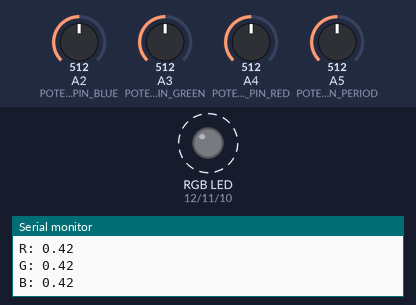
Recording of a program running on a simulated Arduino Uno, built with avr-gcc and run on an emulated ATmega328P. Shown: an RGB LED mixed from three pins (HIGH = lit), the last lines printed to the serial monitor. Dashed ring = blinking. The test bench sets the inputs (shaded band); at power-on: A5 (POTENTIOMETER_PIN_PERIOD) = 512, A2 (POTENTIOMETER_PIN_BLUE) = 512, A3 (POTENTIOMETER_PIN_GREEN) = 512, A4 (POTENTIOMETER_PIN_RED) = 512. Dim RGB values are drawn brighter than linear.

Above: at 0.77 s.
1.3 s: A5 (POTENTIOMETER_PIN_PERIOD) set to 306
At 2.01 s:
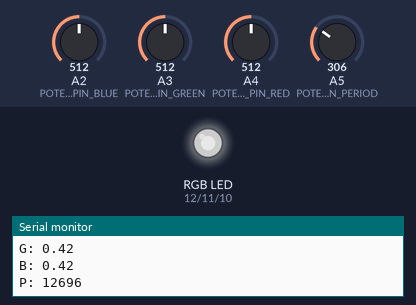
4.3 s: A2 (POTENTIOMETER_PIN_BLUE) set to 716
At 5.51 s:
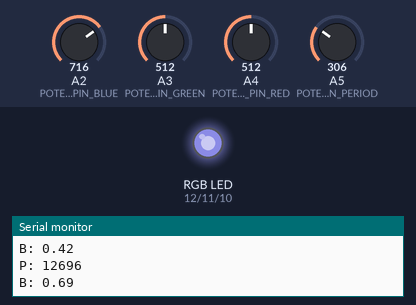
7.3 s: A3 (POTENTIOMETER_PIN_GREEN) set to 716
At 7.57 s:
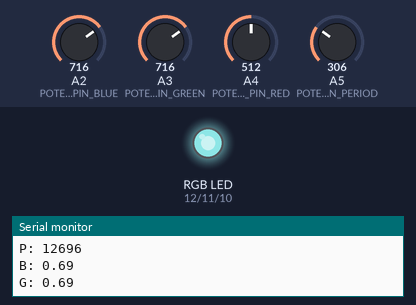
10.3 s: A4 (POTENTIOMETER_PIN_RED) set to 716
13.3 s: A5 (POTENTIOMETER_PIN_PERIOD) set to 716
15.1 s: A2 (POTENTIOMETER_PIN_BLUE) set to 992
At 15.8 s:
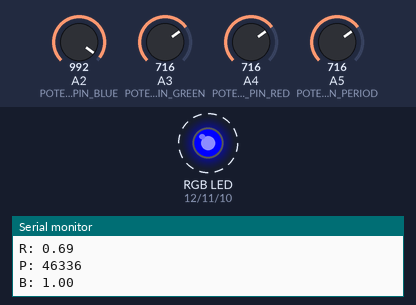
Timing chart, 0 to 65.6 s (numbered marks = the images above; inputs shaded):
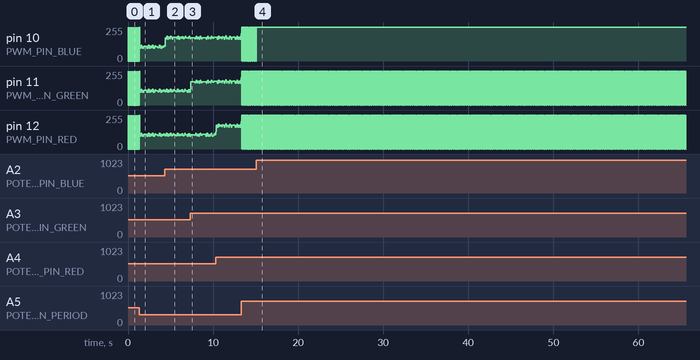

The program:

main.cpp
```cpp
#include "Arduino.h"
#include <config/LaserConfig.h>

void setup() {
	Serial.begin(9600);
}

void loop() {
	timmerPotentiometer.loop();
	redPotentiometer.loop();
	greenPotentiometer.loop();
	bluePotentiometer.loop();
	pwmController.loop();
}
```

PwmChannelPotentiometerCallback.cpp
```cpp
#include <controller/PwmChannelPotentiometerCallback.h>

PwmChannelPotentiometerCallback::PwmChannelPotentiometerCallback(Pwm* pwm, PwmChannel channel): pwm(pwm), channel(channel) {
}

void PwmChannelPotentiometerCallback::onChange(float value) {
    pwm->setDutyCycle(channel, value);
}
```

PwmChannelPotentiometerCallback.h
```cpp
#ifndef LASER_CONTROLLER_POTENTIOMETER_PWM_CHANNEL
#define LASER_CONTROLLER_POTENTIOMETER_PWM_CHANNEL

#include <hardware/PotentiometerCallback.h>
#include <pwm/Pwm.h>

class PwmChannelPotentiometerCallback: public PotentiometerCallback {
public:
    PwmChannelPotentiometerCallback(Pwm* pwm, PwmChannel channel);
	void onChange(float value);
private:
    Pwm* pwm;
    PwmChannel channel;
};

#endif
```

PwmTimerPotentiometerCallback.cpp
```cpp
#include <controller/PwmTimerPotentiometerCallback.h>

PwmTimerPotentiometerCallback::PwmTimerPotentiometerCallback(unsigned int minPeriod, unsigned int maxPeriod, Pwm* pwm):
    minPeriod(minPeriod), maxPeriod(maxPeriod), pwm(pwm) {
}

void PwmTimerPotentiometerCallback::onChange(float value) {
    pwm->setPeriod((maxPeriod-minPeriod)*value + minPeriod);
}
```

PwmTimerPotentiometerCallback.h
```cpp
#ifndef LASER_CONTROLLER_POTENTIOMETER_PWM
#define LASER_CONTROLLER_POTENTIOMETER_PWM

#include <hardware/PotentiometerCallback.h>
#include <pwm/Pwm.h>

class PwmTimerPotentiometerCallback: public PotentiometerCallback {
public:
    PwmTimerPotentiometerCallback(unsigned int minPeriod, unsigned int maxPeriod, Pwm* pwm);
	void onChange(float value);
private:
    unsigned int minPeriod;
    unsigned int maxPeriod;
    Pwm* pwm;
};

#endif
```

Potentiometer.cpp
```cpp
#include <Arduino.h>
#include <hardware/Potentiometer.h>

const int POTENTIOMETER_TOLERANCE = 30;

Potentiometer::Potentiometer(int offSignal, int onSignal, uint8_t apin, PotentiometerCallback* callback)
    : offSignal(offSignal), onSignal(onSignal), apin(apin), callback(callback) {
}

void Potentiometer::loop() {
    int val = analogRead(this->apin);
    if(abs(last-val) < POTENTIOMETER_TOLERANCE) {
        return;
    }

    last = val;

    if(val < offSignal) {
        callback->onChange(0.0);
        return;
    } else if(val > onSignal) {
        callback->onChange(1.0);
        return;
    }

    float fvalue = (val-offSignal) / (float)(onSignal-offSignal);
    callback->onChange(fvalue);
}
```

Potentiometer.h
```cpp
#ifndef LASER_CONTROLLER_HARWARE_POTENTIOMETER
#define LASER_CONTROLLER_HARWARE_POTENTIOMETER

#include <hardware/PotentiometerCallback.h>

class Potentiometer {
public:
    Potentiometer(int offSignal, int onSignal, uint8_t apin, PotentiometerCallback* callback);
    void loop();
private:
    int last;
    int offSignal;
    int onSignal;
    uint8_t apin;
    PotentiometerCallback* callback;
};

#endif
```

PotentiometerCallback.h
```cpp
#ifndef LASER_CONTROLLER_HARWARE_POTENTIOMETER_CALLBACK
#define LASER_CONTROLLER_HARWARE_POTENTIOMETER_CALLBACK

class PotentiometerCallback {
public:
    virtual void onChange(float value) = 0;
};

#endif
```

Switch.cpp
```cpp
#include <Arduino.h>
#include <hardware/Switch.h>

Switch::Switch(const uint8_t pin): pin(pin) {
    pinMode(pin, INPUT);
}

bool Switch::isOn() {
    return digitalRead(pin);
}
```

Switch.h
```cpp
#ifndef LASER_CONTROLLER_HARWARE_SWITCH
#define LASER_CONTROLLER_HARWARE_SWITCH

class Switch {
public:
    Switch(const uint8_t pin);
    bool isOn();
private:
    const uint8_t pin;
};

#endif
```

Pwm.cpp
```cpp
#include <Arduino.h>
#include <pwm/Pwm.h>

Pwm::Pwm(unsigned int period): period(period), currentPeriodUnits(0) {
}

void Pwm::loop() {
    currentPeriodUnits = micros() % period;
}

void Pwm::setPeriod(unsigned int period) {
    if(this->period==period) {
        return;
    }

    Serial.print("P: ");
    Serial.println(period);

    this->period = period;

    // recalc dudty units
    redDutyUnits = toDutyUnits(redDutyCycle);
    greenDutyUnits = toDutyUnits(greenDutyCycle);
    blueDutyUnits = toDutyUnits(blueDutyCycle);
}

unsigned int Pwm::getPeriod() {
    return period;
}

void Pwm::setDutyCycle(PwmChannel channel, float dutyCycle) {
    switch(channel) {
    case RED:
        setDutyCycleRed(dutyCycle);
        break;
    case GREEN:
        setDutyCycleGreen(dutyCycle);
        break;
    case BLUE:
        setDutyCycleBlue(dutyCycle);
        break;
    }
}

void Pwm::setDutyCycleRed(float dutyCycle) {
    if(redDutyCycle==dutyCycle) {
        return;
    }

    Serial.print("R: ");
    Serial.println(dutyCycle);

    this->redDutyCycle = dutyCycle;
    this->redDutyUnits = toDutyUnits(dutyCycle);
}

void Pwm::setDutyCycleGreen(float dutyCycle) {
    if(greenDutyCycle==dutyCycle) {
        return;
    }

    Serial.print("G: ");
    Serial.println(dutyCycle);

    this->greenDutyCycle = dutyCycle;
    this->greenDutyUnits = toDutyUnits(dutyCycle);
}

void Pwm::setDutyCycleBlue(float dutyCycle) {
    if(blueDutyCycle==dutyCycle) {
        return;
    }

    Serial.print("B: ");
    Serial.println(dutyCycle);

    this->blueDutyCycle = dutyCycle;
    this->blueDutyUnits = toDutyUnits(dutyCycle);
}

bool Pwm::isSignalHigh(PwmChannel channel) {
    switch(channel) {
    case RED:
        return isSignalHighRed();
    case GREEN:
        return isSignalHighGreen();
    case BLUE:
        return isSignalHighBlue();
    }
    return false;
}

bool Pwm::isSignalHighRed() {
    return isSignalHigh(this->redDutyUnits);
}

bool Pwm::isSignalHighGreen() {
    return isSignalHigh(this->greenDutyUnits);
}

bool Pwm::isSignalHighBlue() {
    return isSignalHigh(this->blueDutyUnits);
}

bool Pwm::isSignalHigh(unsigned int dutyUnits) {
    return dutyUnits!=0 && currentPeriodUnits <= dutyUnits;
}

unsigned int Pwm::toDutyUnits(float dutyCycle) {
    return this->period * dutyCycle;
}
```

Pwm.h
```cpp
#ifndef LASER_CONTROLLER_PWM
#define LASER_CONTROLLER_PWM

enum PwmChannel {
    RED, GREEN, BLUE
};

/**
 * The component that manages the pwm timming
 */
class Pwm {
public:

    /**
     * Creates a PulseWidthModulation instance.
     *
     * @param period - the cycle period in microseconds
     */
    Pwm(unsigned int period);

    void setPeriod(unsigned int period);

    /**
     * Gets the set period in microseconds
     *
     * @returns the period in micros
     * econds
     */
    unsigned int getPeriod();

    /**
     * Called on every interation of the event loop to update the current state
     */
    void loop();

    bool isSignalHigh(PwmChannel channel);
    bool isSignalHighRed();
    bool isSignalHighGreen();
    bool isSignalHighBlue();

    void setDutyCycle(PwmChannel channel, float dutyCycle);
    void setDutyCycleRed(float dutyCycle);
    void setDutyCycleGreen(float dutyCycle);
    void setDutyCycleBlue(float dutyCycle);

private:
    unsigned int period;
    unsigned int currentPeriodUnits;

    float redDutyCycle;
    float greenDutyCycle;
    float blueDutyCycle;

    unsigned int redDutyUnits;
    unsigned int greenDutyUnits;
    unsigned int blueDutyUnits;

    bool isSignalHigh(unsigned int dutyUnits);
    unsigned int toDutyUnits(float dutyCycle);
};

#endif
```

PwmController.cpp
```cpp
#include <Arduino.h>
#include <pwm/PwmController.h>

PwmController::PwmController(Pwm* pwm, const uint8_t redPin, const uint8_t greenPin, const uint8_t bluePin): pwm(pwm), redPin(redPin), greenPin(greenPin), bluePin(bluePin) {
    pinMode(redPin, OUTPUT);
    pinMode(greenPin, OUTPUT);
    pinMode(bluePin, OUTPUT);
}
void PwmController::loop() {
    pwm->loop();
    digitalWrite(redPin, pwm->isSignalHighRed() ? HIGH : LOW);
    digitalWrite(greenPin, pwm->isSignalHighGreen() ? HIGH : LOW);
    digitalWrite(bluePin, pwm->isSignalHighBlue() ? HIGH : LOW);
}
```

PwmController.h
```cpp
#ifndef LASER_CONTROLLER_PWM_CONTROLLER
#define LASER_CONTROLLER_PWM_CONTROLLER

#include <pwm/Pwm.h>

class PwmController {
public:
    PwmController(Pwm* pwm, const uint8_t redPin, const uint8_t greenPin, const uint8_t bluePin);
    void loop();
private:
    Pwm* pwm;
    const uint8_t redPin;
    const uint8_t greenPin;
    const uint8_t bluePin;
};

#endif
```

LaserConfig.cpp
```cpp
#include <Arduino.h>
#include <config/LaserConfig.h>

Pwm pwm = Pwm(PWM_DEFAULT_PERIOD);
PwmController pwmController = PwmController(
    &pwm,
    PWM_PIN_RED,
    PWM_PIN_GREEN,
    PWM_PIN_BLUE);

PwmTimerPotentiometerCallback timerPotentiometerCallback = PwmTimerPotentiometerCallback(PWM_PERIOD_MIN, PWM_PERIOD_MAX, &pwm);
PwmChannelPotentiometerCallback redPotentiometerCallback = PwmChannelPotentiometerCallback(&pwm, PwmChannel::RED);
PwmChannelPotentiometerCallback greenPotentiometerCallback = PwmChannelPotentiometerCallback(&pwm, PwmChannel::GREEN);
PwmChannelPotentiometerCallback bluePotentiometerCallback = PwmChannelPotentiometerCallback(&pwm, PwmChannel::BLUE);

Potentiometer timmerPotentiometer = Potentiometer(
    POTENTIOMETER_SIGNAL_OFF,
    POTENTIOMETER_SIGNAL_ON,
    POTENTIOMETER_PIN_PERIOD,
    &timerPotentiometerCallback);

Potentiometer redPotentiometer = Potentiometer(
    POTENTIOMETER_SIGNAL_OFF,
    POTENTIOMETER_SIGNAL_ON,
    POTENTIOMETER_PIN_RED,
    &redPotentiometerCallback);

Potentiometer greenPotentiometer = Potentiometer(
    POTENTIOMETER_SIGNAL_OFF,
    POTENTIOMETER_SIGNAL_ON,
    POTENTIOMETER_PIN_GREEN,
    &greenPotentiometerCallback);

Potentiometer bluePotentiometer = Potentiometer(
    POTENTIOMETER_SIGNAL_OFF,
    POTENTIOMETER_SIGNAL_ON,
    POTENTIOMETER_PIN_BLUE,
    &bluePotentiometerCallback);
```

LaserConfig.h
```cpp
#ifndef LASER_CONTROLLER_CONFIG
#define LASER_CONTROLLER_CONFIG

#include <pwm/Pwm.h>
#include <pwm/PwmController.h>
#include <controller/PwmChannelPotentiometerCallback.h>
#include <controller/PwmTimerPotentiometerCallback.h>
#include <hardware/Potentiometer.h>

const unsigned int PWM_DEFAULT_PERIOD = 0;
const float PWM_DEFAULT_DUTY_CYCLE = 0.00;

// Potentiometer anolog input pins
const uint8_t POTENTIOMETER_PIN_PERIOD  = A5;
const uint8_t POTENTIOMETER_PIN_RED     = A4;
const uint8_t POTENTIOMETER_PIN_GREEN   = A3;
const uint8_t POTENTIOMETER_PIN_BLUE    = A2;

// Potentiometer limits
const int POTENTIOMETER_SIGNAL_OFF  = 200;
const int POTENTIOMETER_SIGNAL_ON   = 950;

// Pwm digital ouput pins
const uint8_t PWM_PIN_RED   = 12;
const uint8_t PWM_PIN_GREEN = 11;
const uint8_t PWM_PIN_BLUE  = 10;

// PWM period limits
const unsigned int PWM_PERIOD_MIN   = 4000;
const unsigned int PWM_PERIOD_MAX   = 65535;


extern Pwm pwm;
extern PwmController pwmController;

extern PwmTimerPotentiometerCallback timerPotentiometerCallback;
extern PwmChannelPotentiometerCallback redPotentiometerCallback;
extern PwmChannelPotentiometerCallback greenPotentiometerCallback;
extern PwmChannelPotentiometerCallback bluePotentiometerCallback;

extern Potentiometer timmerPotentiometer;
extern Potentiometer redPotentiometer;
extern Potentiometer greenPotentiometer;
extern Potentiometer bluePotentiometer;

#endif
```

Measured:
- after the input at 15.1 s, pin 10 (PWM_PIN_BLUE): goes on until 15.1 s, then stays 255/255
- by itself, pin 11 (PWM_PIN_GREEN), pin 12 (PWM_PIN_RED): alternates 255/255 for 0.03 s and 0/255 for 0.01 s
